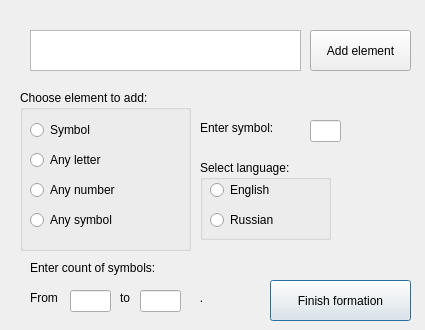
<?xml version="1.0" encoding="UTF-8"?>
<ui version="4.0">
 <class>SetRegExpWindow</class>
 <widget class="QDialog" name="SetRegExpWindow">
  <property name="geometry">
   <rect>
    <x>0</x>
    <y>0</y>
    <width>425</width>
    <height>330</height>
   </rect>
  </property>
  <property name="windowTitle">
   <string>New RegEx</string>
  </property>
  <widget class="QTextBrowser" name="resultBrowser">
   <property name="geometry">
    <rect>
     <x>30</x>
     <y>30</y>
     <width>271</width>
     <height>41</height>
    </rect>
   </property>
  </widget>
  <widget class="QPushButton" name="finishButton">
   <property name="geometry">
    <rect>
     <x>270</x>
     <y>280</y>
     <width>141</width>
     <height>41</height>
    </rect>
   </property>
   <property name="text">
    <string>Finish formation</string>
   </property>
  </widget>
  <widget class="QGroupBox" name="chooseElemBox">
   <property name="geometry">
    <rect>
     <x>20</x>
     <y>90</y>
     <width>171</width>
     <height>161</height>
    </rect>
   </property>
   <property name="title">
    <string>Choose element to add:</string>
   </property>
   <widget class="QRadioButton" name="symbolButton">
    <property name="geometry">
     <rect>
      <x>10</x>
      <y>30</y>
      <width>95</width>
      <height>20</height>
     </rect>
    </property>
    <property name="text">
     <string>Symbol</string>
    </property>
   </widget>
   <widget class="QRadioButton" name="anyLetterButton">
    <property name="geometry">
     <rect>
      <x>10</x>
      <y>60</y>
      <width>95</width>
      <height>20</height>
     </rect>
    </property>
    <property name="text">
     <string>Any letter</string>
    </property>
   </widget>
   <widget class="QRadioButton" name="anyNumberButton">
    <property name="geometry">
     <rect>
      <x>10</x>
      <y>90</y>
      <width>95</width>
      <height>20</height>
     </rect>
    </property>
    <property name="text">
     <string>Any number</string>
    </property>
   </widget>
   <widget class="QRadioButton" name="anySymbolButton">
    <property name="geometry">
     <rect>
      <x>10</x>
      <y>120</y>
      <width>95</width>
      <height>20</height>
     </rect>
    </property>
    <property name="text">
     <string>Any symbol</string>
    </property>
   </widget>
  </widget>
  <widget class="QLineEdit" name="startCountOfSymbols">
   <property name="geometry">
    <rect>
     <x>70</x>
     <y>290</y>
     <width>41</width>
     <height>22</height>
    </rect>
   </property>
  </widget>
  <widget class="QLineEdit" name="endCountOfSymbols">
   <property name="geometry">
    <rect>
     <x>140</x>
     <y>290</y>
     <width>41</width>
     <height>22</height>
    </rect>
   </property>
  </widget>
  <widget class="QLabel" name="label">
   <property name="geometry">
    <rect>
     <x>30</x>
     <y>290</y>
     <width>41</width>
     <height>16</height>
    </rect>
   </property>
   <property name="text">
    <string>From</string>
   </property>
  </widget>
  <widget class="QLabel" name="label_2">
   <property name="geometry">
    <rect>
     <x>120</x>
     <y>290</y>
     <width>91</width>
     <height>16</height>
    </rect>
   </property>
   <property name="text">
    <string>to                     .</string>
   </property>
  </widget>
  <widget class="QLabel" name="label_3">
   <property name="geometry">
    <rect>
     <x>30</x>
     <y>260</y>
     <width>231</width>
     <height>16</height>
    </rect>
   </property>
   <property name="text">
    <string>Enter count оf symbols:</string>
   </property>
  </widget>
  <widget class="QPushButton" name="addElemButton">
   <property name="geometry">
    <rect>
     <x>310</x>
     <y>30</y>
     <width>101</width>
     <height>41</height>
    </rect>
   </property>
   <property name="text">
    <string>Add element</string>
   </property>
  </widget>
  <widget class="QLabel" name="enterSymbolLabel">
   <property name="geometry">
    <rect>
     <x>200</x>
     <y>120</y>
     <width>101</width>
     <height>16</height>
    </rect>
   </property>
   <property name="text">
    <string>Enter symbol:</string>
   </property>
  </widget>
  <widget class="QLineEdit" name="enterSymbolLine">
   <property name="geometry">
    <rect>
     <x>310</x>
     <y>120</y>
     <width>31</width>
     <height>22</height>
    </rect>
   </property>
  </widget>
  <widget class="QGroupBox" name="selectLanguageBox">
   <property name="geometry">
    <rect>
     <x>200</x>
     <y>160</y>
     <width>131</width>
     <height>80</height>
    </rect>
   </property>
   <property name="title">
    <string>Select language:</string>
   </property>
   <widget class="QRadioButton" name="englishButton">
    <property name="geometry">
     <rect>
      <x>10</x>
      <y>20</y>
      <width>95</width>
      <height>20</height>
     </rect>
    </property>
    <property name="text">
     <string>English</string>
    </property>
   </widget>
   <widget class="QRadioButton" name="russianButton">
    <property name="geometry">
     <rect>
      <x>10</x>
      <y>50</y>
      <width>95</width>
      <height>20</height>
     </rect>
    </property>
    <property name="text">
     <string>Russian</string>
    </property>
   </widget>
  </widget>
  <zorder>label_2</zorder>
  <zorder>resultBrowser</zorder>
  <zorder>finishButton</zorder>
  <zorder>chooseElemBox</zorder>
  <zorder>label</zorder>
  <zorder>label_3</zorder>
  <zorder>addElemButton</zorder>
  <zorder>enterSymbolLabel</zorder>
  <zorder>enterSymbolLine</zorder>
  <zorder>selectLanguageBox</zorder>
  <zorder>startCountOfSymbols</zorder>
  <zorder>endCountOfSymbols</zorder>
 </widget>
 <resources/>
 <connections/>
</ui>
